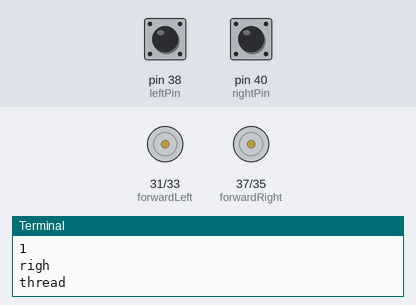
Simulated run of this program. Board: Raspberry Pi (header pin numbers). On the bench: motor-driver pin pairs drawn as motors (green arrow = first pin HIGH = forward, orange = second pin HIGH = backward, longer = more drive), the last lines printed to the terminal. Inputs (shaded band) come from the test bench; at power-on: pin 40 (rightPin) LOW, pin 38 (leftPin) HIGH. Threads take turns every 2 ms.

Above: at 1.2 s.
1.3 s: pin 40 (rightPin) pulled HIGH for 0.15 s
At 2.1 s:
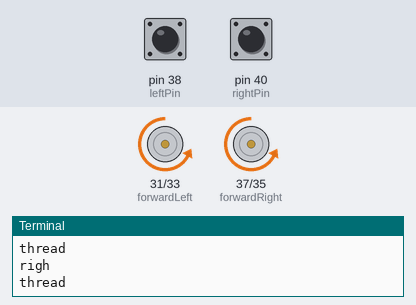
4.7 s: pin 40 (rightPin) pulled HIGH for 1 s
At 5.6 s:
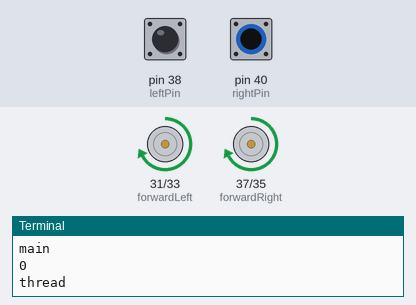
8.1 s: pin 40 (rightPin) pulled HIGH for 3.2 s
At 13.1 s:
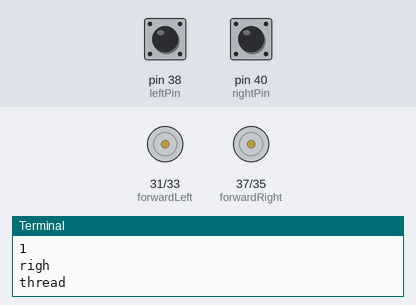
Timing chart, 0 to 14.6 s (numbered marks = the images above; inputs shaded):
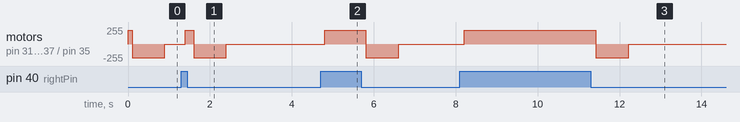

The program:

treadingtest.py
```python
import threading
import RPi.GPIO as GPIO
import termios, time

rightPin = 40
leftPin = 38

GPIO.setmode(GPIO.BOARD)
GPIO.setup(31, GPIO.OUT)
GPIO.setup(33, GPIO.OUT)
GPIO.setup(35, GPIO.OUT)
GPIO.setup(37, GPIO.OUT)

# set GPIO Pins
GPIO_TRIGGER = 12
GPIO_ECHO = 18

# set GPIO direction (IN / OUT)
GPIO.setup(GPIO_TRIGGER, GPIO.OUT)
GPIO.setup(GPIO_ECHO, GPIO.IN)

GPIO.setup(rightPin, GPIO.IN)
GPIO.setup(leftPin, GPIO.IN)

exitFlag = 0
stop = 0
speed = 80

counter = 4

forwardLeft = GPIO.PWM(31, 50)
reverseLeft = GPIO.PWM(33, 50)

forwardRight = GPIO.PWM(37, 50)
reverseRight = GPIO.PWM(35, 50)

def TurnOff():
    forwardLeft.stop()
    reverseLeft.stop()
    forwardRight.stop()
    reverseRight.stop()

TurnOff()

print("Spreman!")


class myThread (threading.Thread):
   def __init__(self, threadID, name):
      threading.Thread.__init__(self)
      self.threadID = threadID
      self.name = name
   def run(self):
      sensor(self.name)


def sensor(threadName):
   global exitFlag
   global stop
   while True:
       if stop:
           return
       elif GPIO.input(leftPin) == False:
           exitFlag = 1
           print("left")
       elif GPIO.input(rightPin) == False:
           exitFlag = 1
           print("righ")
       else:
           exitFlag = 0
       print("thread")
       time.sleep(0.1)


# Create new threads
thread1 = myThread(1, "Thread-1")

# Start new Threads
thread1.start()

try:
    while True:
        if exitFlag:
            TurnOff()
            while counter:
                reverseRight.start(speed)
                reverseLeft.start(speed)
                reverseRight.ChangeDutyCycle(speed)
                reverseLeft.ChangeDutyCycle(speed)
                time.sleep(0.2)
                counter -= 1
            TurnOff()
        else:
            forwardRight.start(speed)
            forwardLeft.start(speed)
            forwardRight.ChangeDutyCycle(speed)
            forwardLeft.ChangeDutyCycle(speed)
            counter = 4
        time.sleep(0.1)
        print("main")
        print(exitFlag)

except KeyboardInterrupt:
    GPIO.cleanup()
    stop = 1


print("Kraj!")
```

Measured:
- after the input at 1.3 s, motor on pin 31 (forwardLeft) / pin 33 (reverseLeft), motor on pin 37 (forwardRight) / pin 35 (reverseRight): stopped → forward 204/255 after 0.10 s, → backward 204/255 0.20 s later, → stopped 0.80 s later
- after the input at 4.7 s, motor on pin 31 (forwardLeft) / pin 33 (reverseLeft), motor on pin 37 (forwardRight) / pin 35 (reverseRight): stopped → forward 204/255 after 0.11 s, → backward 204/255 1.0 s later, → stopped 0.80 s later
- after the input at 8.1 s, motor on pin 31 (forwardLeft) / pin 33 (reverseLeft), motor on pin 37 (forwardRight) / pin 35 (reverseRight): stopped → forward 204/255 after 0.11 s, → backward 204/255 3.2 s later, → stopped 0.80 s later
